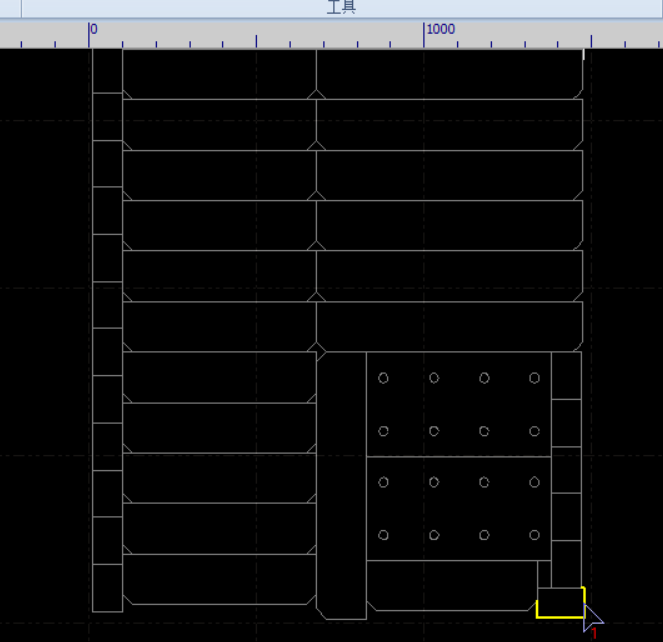
#> input picture ai_control_toolpath/light.png, 663 x 642 px
$ python lsd_graph.py
#> lines starting #> are read from the running program, lines starting #| are printed output that depends on the picture; after the words box and inside, x2 and y2 are one past the last pixel; in counts of white or black regions, pixels touching at a corner belong together
import cv2
import numpy as np
from tkinter import Tk
from tkinter.filedialog import askopenfilename
import os
import matplotlib.pyplot as plt
import networkx as nx
from collections import defaultdict

# 隐藏窗口
Tk().withdraw()

print("请选择一张刀路图（S形，从下往上走）...")
file_path = askopenfilename(
    title="选择刀路图像",
    filetypes=[("Image files", "*.jpg *.jpeg *.png *.bmp")]
)
#> the answer given: light.png

if not file_path:
    print("未选择图片，程序退出。")
    exit()

src = cv2.imread(file_path)
#> src is the input picture: shape (642, 663, 3); mean B, G, R 19.9, 19.4, 18.9
if src is None:
    print("无法读取图片。")
    exit()

gray = cv2.cvtColor(src, cv2.COLOR_BGR2GRAY)
height, width = gray.shape
#> height = 642; width = 663

# === 1. 二值化：区分"点亮"和"未点亮" ===
# 根据你的图：点亮=高亮（>200），未点亮=中等亮度（100~200）
_, binary_lit = cv2.threshold(gray, 200, 255, cv2.THRESH_BINARY)      # 点亮区域
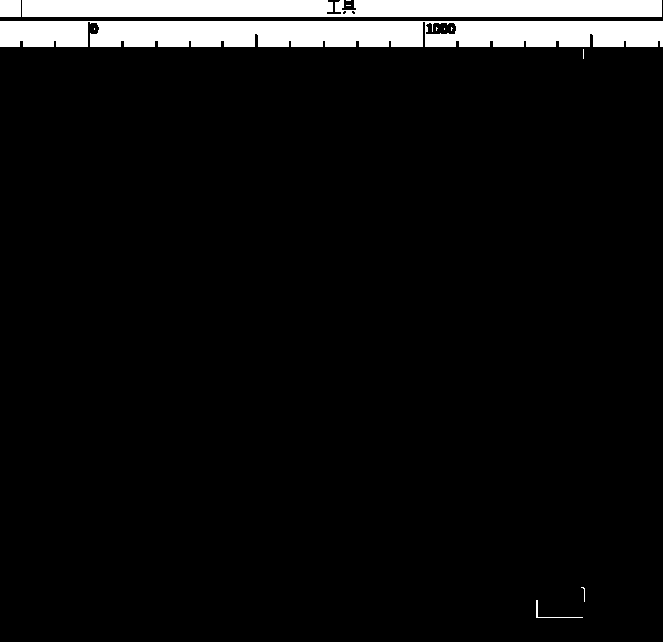
#> binary_lit: shape (642, 663); 6.5% white; 12 white regions (8 under 20 px), largest, box (x1, y1, x2, y2) and area: (0, 21, 663, 47) 16447, (22, 0, 662, 17) 10687, (0, 0, 21, 17) 357, (536, 600, 583, 618) 81
_, binary_unlit_full = cv2.threshold(gray, 100, 255, cv2.THRESH_BINARY_INV)  # <=100 的暗区
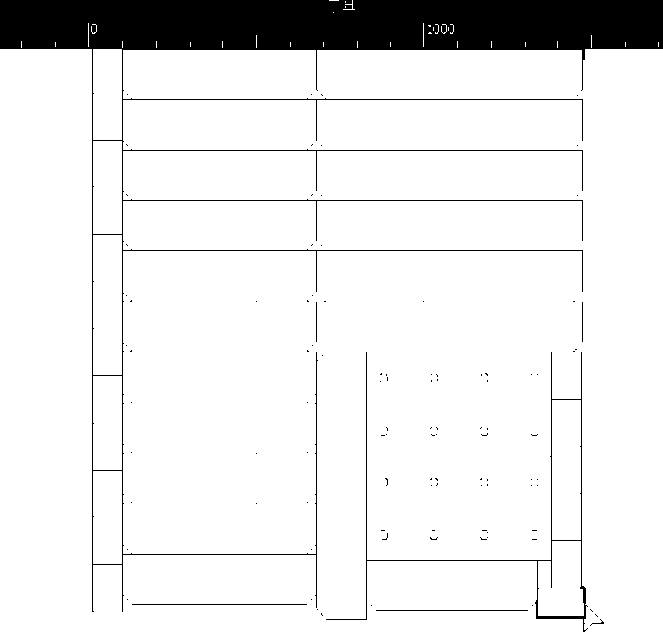
#> binary_unlit_full: shape (642, 663); 90.9% white; 102 black regions (95 under 20 px), largest, box (x1, y1, x2, y2) and area: (0, 0, 663, 612) 36671, (326, 352, 588, 632) 1349, (132, 604, 307, 605) 175
# 但"未点亮"实际是 100~200，所以：
binary_unlit = cv2.bitwise_and(cv2.bitwise_not(binary_lit), binary_unlit_full)

# === 2. LSD 检测线段 ===
# 注意：OpenCV 的 createLineSegmentDetector 参数是 _refine
lsd = cv2.createLineSegmentDetector(refine=cv2.LSD_REFINE_ADV)
all_lines, _, _, _ = lsd.detect(gray)
#> all_lines = 187 rows, first 6: [535.6, 618.5, 583.1, 618.5], [585.6, 603.2, 585.3, 588.1], [537.7, 614.4, 538.5, 590.6], [584.9, 58.15, 584.5, 49.32], [534.9, 600.6, 534.9, 616.9], [0.624, 48.24, 660.6, 48.49]

if all_lines is None or len(all_lines) == 0:
    print("未检测到任何线段。")
    exit()

# === 3. 创建图结构表示线段连接关系 ===
def create_line_graph_with_networkx(lines, distance_threshold=20):
    """
    使用NetworkX创建线段图结构
    节点：线段
    边：线段之间的连接关系
    """
#> called with lines = array of shape (187, 1, 4), distance_threshold = 20
    # 创建无向图
    G = nx.Graph()

    # 将线段添加为节点
    for i, line in enumerate(lines):
        x1, y1, x2, y2 = line[0]
        # 计算线段的起点、终点和中点
        line_info = {
            'start': (x1, y1),
            'end': (x2, y2),
            'mid': ((x1+x2)/2, (y1+y2)/2),
            'length': np.sqrt((x2-x1)**2 + (y2-y1)**2),
            'coords': (x1, y1, x2, y2)
        }
        G.add_node(i, **line_info)
#> this loop made 187 passes

    # 判断两点距离是否在阈值内
    def distance(p1, p2):
        return np.sqrt((p1[0]-p2[0])**2 + (p1[1]-p2[1])**2)

    # 检查线段连接关系并添加边
    for i in range(len(lines)):
        for j in range(i+1, len(lines)):
            line1 = G.nodes[i]
            line2 = G.nodes[j]

            # 检查线段的端点是否接近（连接）
            connections = []
            # 检查line1的起点和line2的起点/终点
            if distance(line1['start'], line2['start']) < distance_threshold:
                connections.append(('start', 'start'))
            if distance(line1['start'], line2['end']) < distance_threshold:
                connections.append(('start', 'end'))
            # 检查line1的终点和line2的起点/终点
            if distance(line1['end'], line2['start']) < distance_threshold:
                connections.append(('end', 'start'))
            if distance(line1['end'], line2['end']) < distance_threshold:
                connections.append(('end', 'end'))

            # 如果有连接关系，则在图中添加边
            if connections:
                # 添加边，权重为连接距离的倒数（距离越近，权重越大）
                min_dist = min([distance(line1['start'], line2['start']),
                                distance(line1['start'], line2['end']),
                                distance(line1['end'], line2['start']),
                                distance(line1['end'], line2['end'])])
                G.add_edge(i, j, weight=1.0/min_dist if min_dist > 0 else float('inf'))

    return G

# 创建线段图结构
line_graph = create_line_graph_with_networkx(all_lines)

# === 4. 按行分组线段 ===
row_height = 25  # 可调！根据你的图调整（你图中约 25px/行）
rows = {}
for i, line in enumerate(all_lines):
    x1, y1, x2, y2 = line[0]
    mid_y = (y1 + y2) / 2
    row_id = int(mid_y // row_height)
    if row_id not in rows:
        rows[row_id] = []
    rows[row_id].append((x1, y1, x2, y2, i))  # 添加索引i
#> this loop made 187 passes
#> (x1, y1, x2, y2, mid_y, row_id) on passes 1 to 3: (535.6, 618.5, 583.1, 618.5, 618.5, 24), (585.6, 603.2, 585.3, 588.1, 595.6, 23), (537.7, 614.4, 538.5, 590.6, 602.5, 24)
#> after the loop, rows = 25 items

# === 5. 从下往上找"当前行" ===
# 获取所有行ID并按从小到大排序（从下往上）
sorted_row_ids = sorted(rows.keys())
#> sorted_row_ids = 25 values from 0 to 24
current_row_info = None

for row_id in sorted_row_ids:
    y_min = row_id * row_height
    y_max = (row_id + 1) * row_height

    has_lit = False
    has_unlit = False
    lit_side = None

    for (x1, y1, x2, y2, line_idx) in rows[row_id]:
        # 创建线段掩码
        seg_mask = np.zeros_like(gray, dtype=np.uint8)
        cv2.line(seg_mask, (int(x1), int(y1)), (int(x2), int(y2)), 255, thickness=2)

        # 计算该线段在点亮/未点亮区域中的覆盖率
        total_pixels = cv2.countNonZero(seg_mask)
        if total_pixels == 0:
            continue

        lit_pixels = cv2.countNonZero(cv2.bitwise_and(seg_mask, binary_lit))
        unlit_pixels = cv2.countNonZero(cv2.bitwise_and(seg_mask, binary_unlit))

        lit_ratio = lit_pixels / total_pixels
        unlit_ratio = unlit_pixels / total_pixels

        if lit_ratio > 0.3:   # 超过30%为点亮
            has_lit = True
            mid_x = (x1 + x2) / 2
            if mid_x < width / 2:
                lit_side = 'left'
            else:
                lit_side = 'right'
        if unlit_ratio > 0.3: # 超过30%为未点亮
            has_unlit = True

    if has_lit and has_unlit:
        current_row_info = {
            'row_id': row_id,
            'y_range': (y_min, y_max),
            'lit_side': lit_side
        }
        break
#> this loop made 3 passes
#> (y_min, y_max) on pass 1: (0, 25)
#> (y_min, y_max) on pass 2: (25, 50)
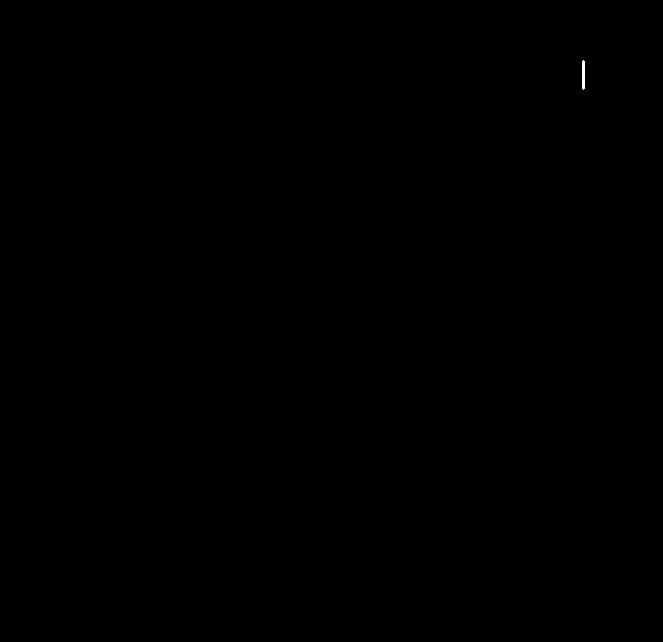
#> seg_mask: shape (642, 663); 0.02% white; 1 white region, box (x1, y1, x2, y2) and area: (582, 60, 585, 90) 86

# === 6. 如果没找到"部分点亮"行，尝试找最下面的未点亮行（初始状态） ===
if current_row_info is None:
    # 检查是否全完成
    total_lit_area = cv2.countNonZero(binary_lit)
    if total_lit_area / (height * width) > 0.9:
        print("\n✅ 刀路已完成：所有区域均已点亮。")
    else:
        # 找最下面的有线段的行（作为起始行）
        if sorted_row_ids:
            bottom_row_id = sorted_row_ids[0]  # 最小 row_id（最下方）
            y_min = bottom_row_id * row_height
            y_max = (bottom_row_id + 1) * row_height
            current_row_info = {
                'row_id': bottom_row_id,
                'y_range': (y_min, y_max),
                'lit_side': None  # 全未点亮，假设从左开始
            }
            print("\nℹ️  刀路尚未开始，将从最下行左侧开始。")

# === 7. 输出结果 ===
if current_row_info:
    y_min, y_max = current_row_info['y_range']
    lit_side = current_row_info['lit_side']

    if lit_side is None:
        # 全未点亮：默认从左往右
        print("\n✅ 当前刀路状态分析:")
        print(f"- 当前行 Y 范围: {y_min:.1f} ~ {y_max:.1f}")
        print("- 当前行状态: 全未点亮（起始状态）")
        print("- 下一刀方向: 向右切削（从左侧开始）")
    else:
        side_str = "左边" if lit_side == 'left' else "右边"
        print("\n✅ 当前刀路状态分析:")
        print(f"- 当前行 Y 范围: {y_min:.1f} ~ {y_max:.1f}")
#| - 当前行 Y 范围: 50.0 ~ 75.0
        print(f"- 当前行状态: 既有已点亮线段，也有未点亮线段")
        print(f"- 已点亮侧: {side_str}")
#| - 已点亮侧: 右边

        if lit_side == 'left':
            print("- 下一刀方向: 向右切削")
        else:
            print("- 下一刀方向: 向左切削")

        if y_min < height * 0.05:  # 修改条件：如果当前行靠近底部，则提示即将开始
            print("⚠️ 注意：当前行靠近图像底部，可能即将开始或需换向。")

# === 8. 原始分析结果可视化 ===
def draw_result_image():
    img = src.copy()

    # 绘制所有检测线段（浅绿）
    for line in all_lines:
        x1, y1, x2, y2 = line[0]
        cv2.line(img, (int(x1), int(y1)), (int(x2), int(y2)), (0, 255, 150), 1)
#> this loop made 187 passes
#> img: shape (642, 663, 3); 3.53% of pixels changed, all inside (x1, y1, x2, y2) = (0, 1, 661, 624)

    if current_row_info:
        y_min, y_max = current_row_info['y_range']
        # 标记当前行区域（改为蓝色框，线宽为3）
        cv2.rectangle(img, (0, int(y_min)), (width, int(y_max)), (255, 0, 0), 3)  # 蓝色，更粗的线
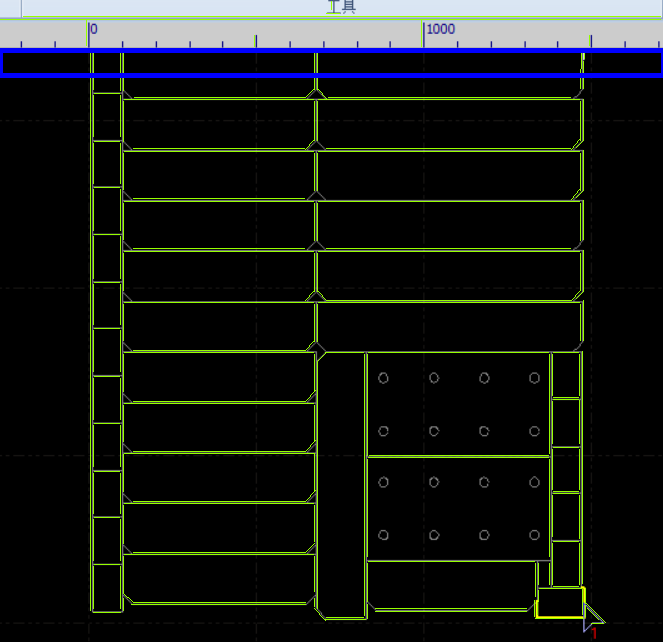
#> img: shape (642, 663, 3); mean B, G, R 21.9, 26, 22

        # 绘制当前行内线段状态
        row_id = current_row_info['row_id']
        if row_id in rows:
            for (x1, y1, x2, y2, line_idx) in rows[row_id]:
                mid_y = (y1 + y2) / 2
                if y_min <= mid_y <= y_max:
                    seg_mask = np.zeros_like(gray, dtype=np.uint8)
                    cv2.line(seg_mask, (int(x1), int(y1)), (int(x2), int(y2)), 255, 2)
                    lit_px = cv2.countNonZero(cv2.bitwise_and(seg_mask, binary_lit))
                    unlit_px = cv2.countNonZero(cv2.bitwise_and(seg_mask, binary_unlit))

                    if lit_px > unlit_px:
                        color = (0, 255, 0)   # 绿：点亮
                    else:
                        color = (0, 100, 255) # 橙：未点亮
                    cv2.line(img, (int(x1), int(y1)), (int(x2), int(y2)), color, 2)
#> this loop made 8 passes
#> (x1, y1, x2, y2, line_idx) on passes 1 to 8: (584.9, 58.15, 584.5, 49.32, 3), (581.3, 49.36, 580.4, 88.12, 8), (120.5, 50.62, 120.7, 90.63, 63), (123.5, 90.63, 123.4, 51.87, 76), (317.2, 89.38, 317.2, 51.87, 78), (314.4, 50.63, 314.4, 89.37, 88), (93.44, 89.38, 93.44, 50.62, 91), (583.4, 88.13, 583.4, 61.87, 92)
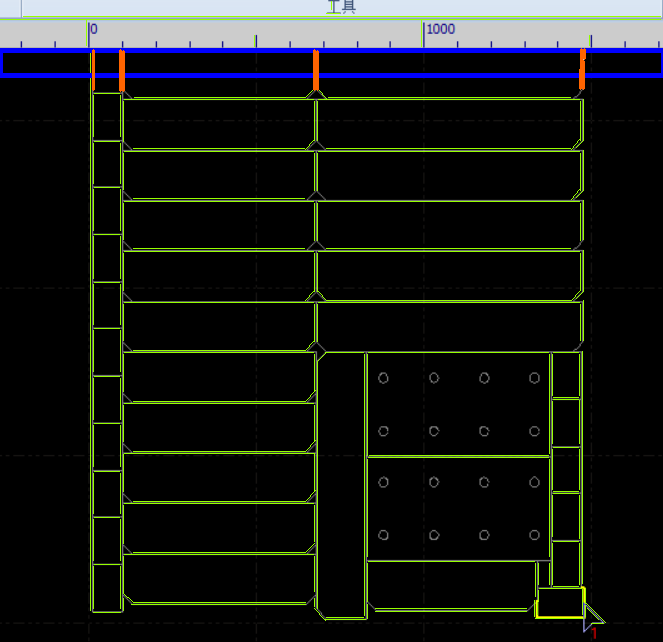
#> img: shape (642, 663, 3); 0.2% of pixels changed, all inside (x1, y1, x2, y2) = (92, 48, 586, 92)

        # 标注文字
        text = f"当前行: {'左' if current_row_info['lit_side'] == 'left' else '右'}已点亮" if current_row_info['lit_side'] else "起始行"
        cv2.putText(img, text, (10, int(y_min) + 20), cv2.FONT_HERSHEY_SIMPLEX, 0.6, (255, 255, 255), 2)
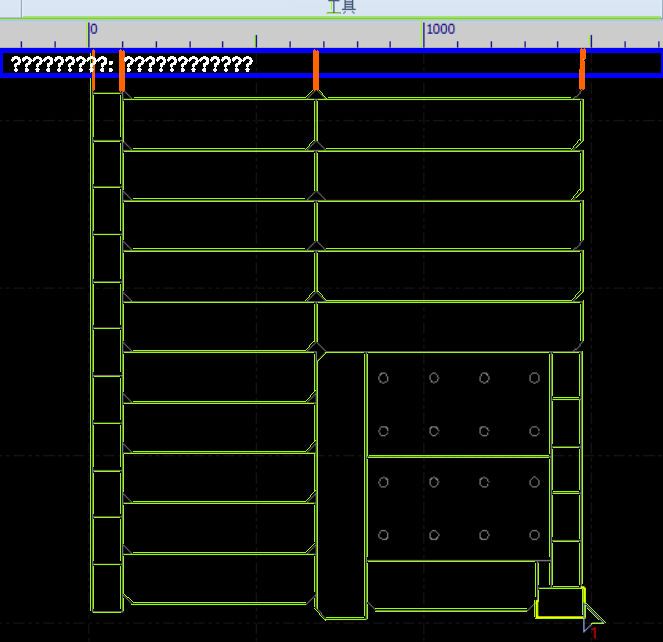
#> img: shape (642, 663, 3); 0.36% of pixels changed, all inside (x1, y1, x2, y2) = (11, 56, 253, 72)

    return img

result_img = draw_result_image()

# 显示原始分析结果图像
fig1, ax1 = plt.subplots(figsize=(14, 8))
ax1.imshow(cv2.cvtColor(result_img, cv2.COLOR_BGR2RGB), origin='upper')
ax1.set_title('刀路状态分析结果')
ax1.set_xlabel('X 坐标 (像素)')
ax1.set_ylabel('Y 坐标 (像素)')

# 设置刻度标记，每50像素显示一个刻度
x_ticks = range(0, width + 1, max(1, width // 10))
y_ticks = range(0, height + 1, max(1, height // 10))
ax1.set_xticks(x_ticks)
ax1.set_yticks(y_ticks)

# 可选：添加网格线
ax1.grid(True, alpha=0.3, linestyle='--')

plt.tight_layout()
plt.show()

# === 9. 图结构可视化（单独显示）===
def draw_graph_structure():
    plt.figure(figsize=(14, 10))

    # 获取连通分量
    components = list(nx.connected_components(line_graph))

    # 为每个连通分量分配不同颜色
    colors = plt.cm.Set3(np.linspace(0, 1, len(components)))

    pos = {}
    node_colors = []
    node_sizes = []

    # 为每个节点设置位置（使用线段中点）
    for node in line_graph.nodes():
        x, y = line_graph.nodes[node]['mid']
        pos[node] = (x, y)
        # 根据节点所属的连通分量设置颜色
        for i, comp in enumerate(components):
            if node in comp:
                node_colors.append(colors[i])
                break
        node_sizes.append(line_graph.nodes[node]['length'] * 2)  # 根据线段长度设置节点大小

    # 绘制图结构
    nx.draw(line_graph, pos,
            node_color=node_colors,
            node_size=node_sizes,
            with_labels=True,
            font_size=8,
            font_weight='bold',
            edge_color='gray',
            alpha=0.7)

    plt.title('线段图结构 - 连通分量可视化')
    plt.xlabel('X 坐标')
    plt.ylabel('Y 坐标')
    plt.axis('equal')  # 保持坐标轴比例一致
    plt.grid(True, alpha=0.3)

    plt.tight_layout()
    plt.show()

# 显示图结构
draw_graph_structure()

# === 10. 图结构分析和可视化（NetworkX自带布局）===
def draw_graph_with_layout():
    plt.figure(figsize=(14, 10))

    # 使用NetworkX的布局算法
    pos = nx.spring_layout(line_graph, k=1, iterations=50)

    # 获取连通分量用于着色
    components = list(nx.connected_components(line_graph))
    colors = plt.cm.Set3(np.linspace(0, 1, len(components)))

    node_colors = []
    for node in line_graph.nodes():
        for i, comp in enumerate(components):
            if node in comp:
                node_colors.append(colors[i])
                break

    # 绘制图
    nx.draw(line_graph, pos,
            node_color=node_colors,
            node_size=300,
            with_labels=True,
            font_size=8,
            font_weight='bold',
            edge_color='gray',
            alpha=0.7)

    plt.title('线段图结构 - 弹簧布局可视化')
    plt.grid(True, alpha=0.3)

    plt.tight_layout()
    plt.show()
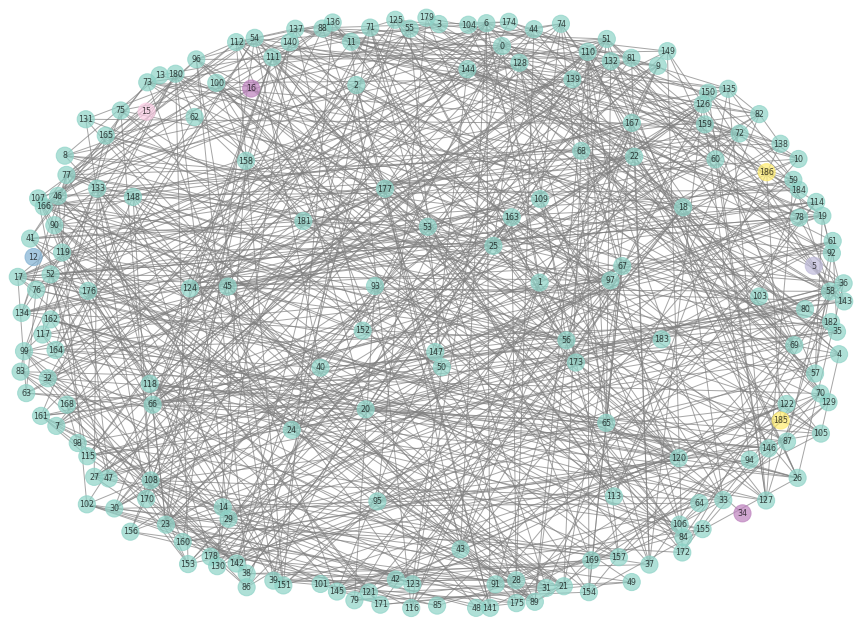
#> figure drawn by matplotlib, 1 panel

# 显示布局后的图结构
draw_graph_with_layout()

# === 11. 图结构分析 ===
print(f"\n📊 NetworkX 图结构分析:")
print(f"- 总线段数 (节点数): {line_graph.number_of_nodes()}")
#| - 总线段数 (节点数): 187
print(f"- 连接关系数 (边数): {line_graph.number_of_edges()}")
#| - 连接关系数 (边数): 755
print(f"- 连通分量数: {nx.number_connected_components(line_graph)}")
#| - 连通分量数: 6

# 分析连通分量
components = list(nx.connected_components(line_graph))
print(f"- 连通组件数: {len(components)}")
#| - 连通组件数: 6
for i, comp in enumerate(components[:5]):  # 只显示前5个组件的大小
    print(f"  - 组件 {i+1}: {len(comp)} 个线段")
#> this loop made 5 passes
#|   - 组件 1: 180 个线段
#|   - 组件 2: 1 个线段
#|   - 组件 3: 1 个线段
#|   - 组件 4: 1 个线段
#|   - 组件 5: 2 个线段

# === 12. 调试信息 ===
print(f"\n📊 调试信息:")
print(f"- 图像尺寸: {width} x {height}")
#| - 图像尺寸: 663 x 642
print(f"- 检测线段数: {len(all_lines)}")
#| - 检测线段数: 187
print(f"- 分组行数: {len(rows)}")
#| - 分组行数: 25
print(f"- 行高度: {row_height} 像素")

# === 13. NetworkX 图分析补充信息 ===
print(f"\n📈 NetworkX 详细分析:")
if line_graph.number_of_nodes() > 0:
    # 计算图的密度
    density = nx.density(line_graph)
    print(f"- 图密度: {density:.4f}")
#| - 图密度: 0.0434

    # 计算节点的度数统计
    degrees = [d for n, d in line_graph.degree()]
    if degrees:
        print(f"- 平均度数: {np.mean(degrees):.2f}")
#| - 平均度数: 8.07
        print(f"- 最大度数: {max(degrees)}")
#| - 最大度数: 16
        print(f"- 最小度数: {min(degrees)}")
#| - 最小度数: 0

    # 如果图是连通的，计算更多属性
    if nx.is_connected(line_graph):
        diameter = nx.diameter(line_graph)
        radius = nx.radius(line_graph)
        print(f"- 图直径: {diameter}")
        print(f"- 图半径: {radius}")
